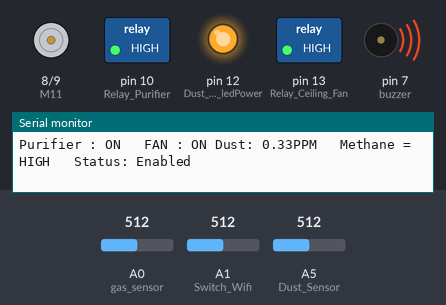
Recording of a sketch running on a simulated Arduino Uno, built with avr-gcc and run on an emulated ATmega328P. Shown: motor-driver pin pairs drawn as motors (green arrow = first pin HIGH = forward, orange = second pin HIGH = backward, longer = more drive), switched loads named in the sketch (green lamp = pin HIGH), output pins drawn as LEDs (lit = HIGH), buzzer (waves = sounding, pin HIGH), the last lines printed to the serial monitor. The test bench sets the inputs (shaded band); at power-on: A0 (gas_sensor) = 512, A5 (Dust_Sensor) = 512, A1 (Switch_Wifi) = 512.

Above: at 3.0 s.
3.1 s: A0 (gas_sensor) set to 483
At 4.4 s:
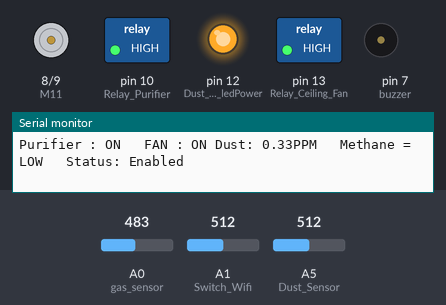
4.7 s: A5 (Dust_Sensor) set to 710
6.4 s: A5 (Dust_Sensor) set to 739
At 8.4 s:
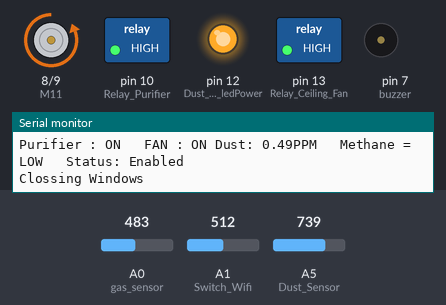
8.8 s: A1 (Switch_Wifi) set to 109
10.7 s: A1 (Switch_Wifi) set to 90
At 12.6 s:
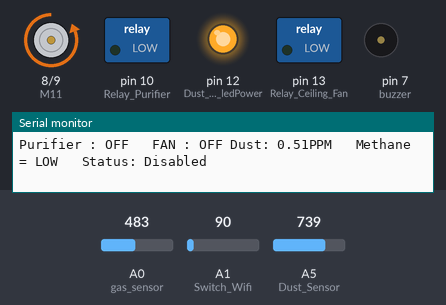
13.0 s: A0 (gas_sensor) set to 510
At 14.4 s:
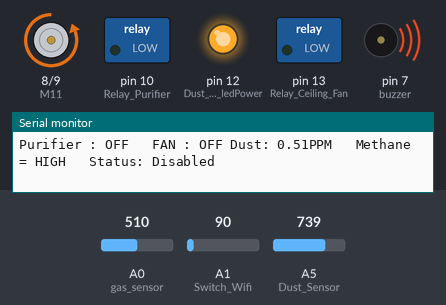
Timing chart, 0 to 16.0 s (numbered marks = the images above; inputs shaded):
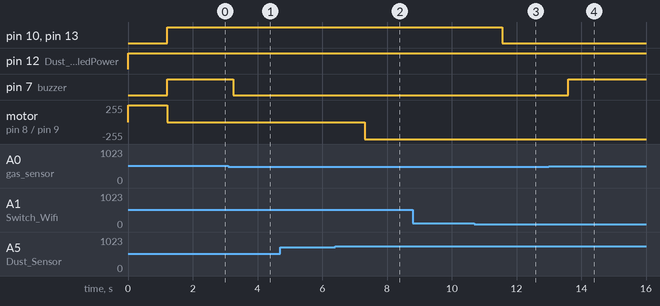

The sketch:

main.ino
```cpp
#define M11 8
#define M12 9
#define Relay_Purifier 10
#define Relay_Ceiling_Fan 13
#define gas_sensor A0
#define Dust_Sensor A5
#define Switch_Wifi A1
#define buzzer 7
int Dust_Sensor_ledPower = 12;
unsigned long int Delay_Purifier_Timeout_Millis =0;
boolean Stat_Switch=0;
unsigned int samplingTime = 280;
unsigned int deltaTime = 40;
unsigned int sleepTime = 9680;
float voMeasured = 0;
float calcVoltage = 0;
float dustDensity = 0;
int sensorValue = 0;
boolean Stat_Relay_Purifier =0, New_Stat_Close=0, Stat_Close=1,
Stat_Relay_Ceiling_Fan=0, Stat_Switch_Wifi=0;
boolean Methane_Limit=0, Dust_Limit=0;
void setup(void) {
 pinMode(M11,OUTPUT);
pinMode(M12,OUTPUT);
pinMode(Relay_Purifier,OUTPUT);
pinMode(Relay_Ceiling_Fan,OUTPUT);

pinMode(buzzer,OUTPUT);
pinMode(Dust_Sensor_ledPower,OUTPUT);

Serial.begin(9600);
}
void Window_Open(void){
digitalWrite(M11,HIGH);
digitalWrite(M12,LOW);
delay(1200);

digitalWrite(M11,LOW);
}
void Window_Close(void){
 digitalWrite(M11,LOW);
digitalWrite(M12,HIGH);
delay(1200);
digitalWrite(M11,LOW);
}
void loop() {
 digitalWrite(Dust_Sensor_ledPower,LOW);
delayMicroseconds(samplingTime);
 voMeasured = analogRead(Dust_Sensor);
 delayMicroseconds(deltaTime);
 digitalWrite(Dust_Sensor_ledPower,HIGH);

 delayMicroseconds(sleepTime);

 calcVoltage = voMeasured*(5.0/1024);

 dustDensity = 0.17*calcVoltage-0.1;

 if ( dustDensity < 0)
{
 dustDensity = 0.00;
}
if( analogRead(Switch_Wifi) > 100 )

 Stat_Switch = 1;

else
 Stat_Switch = 0;

if(dustDensity > 0.5)
{
 Dust_Limit=1;
}

else {
 Dust_Limit=0;
 }

int Methane_Value = analogRead(gas_sensor);

if(Methane_Value > 500)
{
 Methane_Limit=1;
}
else {
 Methane_Limit=0;
}

if( Methane_Limit && Dust_Limit )
{
Stat_Relay_Purifier =1;

 Stat_Relay_Ceiling_Fan =1;
 New_Stat_Close=0;
 Delay_Purifier_Timeout_Millis=millis();
 }

else if( Methane_Limit )
{
 Stat_Relay_Purifier =1;

 Stat_Relay_Ceiling_Fan =1;

New_Stat_Close=0;

 Delay_Purifier_Timeout_Millis=millis();
 }
else if( Dust_Limit )
{
 Stat_Relay_Purifier =1;

 Stat_Relay_Ceiling_Fan =1;
 New_Stat_Close=1;
 Delay_Purifier_Timeout_Millis=millis();
 }
else {
 if( ( millis() - Delay_Purifier_Timeout_Millis) > 30000 )
{
 Stat_Relay_Purifier =0;

 Stat_Relay_Ceiling_Fan =0;
 New_Stat_Close=1;
 }
 }
 if(!Stat_Switch )
{
 New_Stat_Close=1;

 Stat_Relay_Purifier =0;

 Stat_Relay_Ceiling_Fan =0;
 }

if(New_Stat_Close != Stat_Close )
{
 if(!Stat_Close) {

 Serial.println("Clossing Windows");

 Window_Close();

 Stat_Close=1;
 }

 else {
 Serial.println("Opening Windows");

 Window_Open();

 Stat_Close=0;
 }
 }

 if( Stat_Relay_Purifier )
 {
 Serial.print("Purifier : ON ");

 digitalWrite(Relay_Purifier,HIGH);
 }

else {
 Serial.print("Purifier : OFF ");

 digitalWrite(Relay_Purifier,LOW);
 }


if( Stat_Relay_Ceiling_Fan )
{
 digitalWrite(Relay_Ceiling_Fan,HIGH);

 Serial.print("\tFAN : ON ");
 }

else {
 Serial.print("\tFAN : OFF ");

 digitalWrite(Relay_Ceiling_Fan,LOW);
 }

 Serial.print("Dust: ");

 Serial.print(dustDensity);

 Serial.print("PPM");
 Serial.print("\t Methane = ");

if(Methane_Value > 500)
 {
 Serial.print("HIGH");

 digitalWrite(buzzer,HIGH);
 }

else {
 Serial.print("LOW");

 digitalWrite(buzzer,LOW);
 }

 Serial.print("\t Status: ");
if( Stat_Switch )
 {
 Serial.println("Enabled"); }

else {
 Serial.println("Disabled"); }

 delay(1000);
}
```

Measured:
- the behaviour switches between 501 and 500 on A0 (gas_sensor) (found by bisection; images 0 and 1)
- the behaviour switches between 722 and 723 on A5 (Dust_Sensor) (found by bisection; images 1 and 2)
- the behaviour switches between 101 and 100 on A1 (Switch_Wifi) (found by bisection; images 2 and 3)
- after the input at 3.1 s, pin 7 (buzzer): HIGH → LOW after 0.15 s
- after the input at 6.4 s, motor on pin 8 (M11) / pin 9 (M12): stopped → backward 255/255 after 0.91 s
- after the input at 10.7 s, pin 10 (Relay_Purifier), pin 13 (Relay_Ceiling_Fan): HIGH → LOW after 0.86 s
- after the input at 13.0 s, pin 7 (buzzer): LOW → HIGH after 0.60 s
